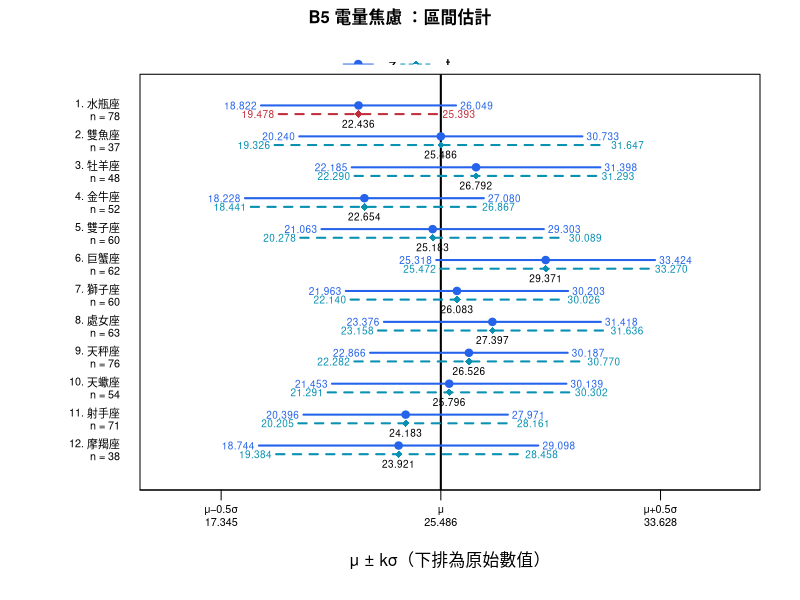

Here is the R script that generated this plot:
# 區間估計與假設檢定：課本範例與十二星座
# 在 RStudio 開啟本檔，將工作目錄設為專案資料夾後 Source。
# 所有區間均為雙側 (1-alpha) CI；尾向只影響假設檢定。
# 以 Base R 即可重現網站平均數、比例及卡方近似檢定。
suppressWarnings(try(Sys.setlocale('LC_CTYPE','English_United States.utf8'),silent=TRUE))
alpha <- .05
tail <- 'two' # 'two'、'left'、'right'
if(!file.exists('data/numeric-summary.csv')) stop('請先把工作目錄設為本專案資料夾')
num <- read.csv('data/numeric-summary.csv',fileEncoding='UTF-8-BOM')
freq <- read.csv('data/category-counts.csv',fileEncoding='UTF-8-BOM')
names_z <- c('水瓶座','雙魚座','牡羊座','金牛座','雙子座','巨蟹座','獅子座','處女座','天秤座','天蠍座','射手座','摩羯座')
p_tail <- function(stat,cdf,tail) {
 if(tail=='left') cdf(stat) else if(tail=='right') cdf(-stat) else 2*cdf(-abs(stat))
}
mean_test <- function(n,xbar,s,mu0,sigma,method='t',alpha=.05,tail='two') {
 se <- if(method=='z') sigma/sqrt(n) else s/sqrt(n)
 ci_cv <- if(method=='z') qnorm(1-alpha/2) else qt(1-alpha/2,n-1)
 cv <- if(method=='z') qnorm(1-alpha/if(tail=='two')2 else 1) else qt(1-alpha/if(tail=='two')2 else 1,n-1)
 stat <- (xbar-mu0)/se
 cdf <- if(method=='z') pnorm else function(q)pt(q,n-1)
 p <- p_tail(stat,cdf,tail)
 data.frame(method,n,xbar,s,mu0,sigma,se,ci_cv,lower=xbar-ci_cv*se,upper=xbar+ci_cv*se,
  statistic=stat,df=if(method=='t')n-1 else NA,critical=cv,p,decision=if(p<alpha)'拒絕 H0' else '保留 H0')
}
numeric_results <- do.call(rbind,lapply(seq_len(nrow(num)),function(i) {
 a<-num[i,]
 do.call(rbind,lapply(c('z','t'),function(m) cbind(variable=a$variable,星座=names_z[a$z],
  mean_test(a$n,a$mean,a$sd,a$mu,a$sigma,m,alpha,tail))))
}))
print(numeric_results,row.names=FALSE)

# 課本數值範例：睡眠時間的摘要由原始 36 筆資料重新計算。
# 已知 sigma=.7，參考 mu0=8；檢查同樣資料下 z 與 t 的不同。
sleep_example <- rbind(mean_test(36,7.5,1,8,.7,'z',alpha,tail),
                       mean_test(36,7.5,1,8,.7,'t',alpha,tail))
cat('\n課本範例：睡眠時間\n');print(sleep_example,row.names=FALSE)

# 類別資料：指定成功事件；Wilson 雙側區間與未修正比例 z 檢定。
proportion_test <- function(x,n,p0,alpha=.05,tail='two') {
 phat<-x/n;se<-sqrt(p0*(1-p0)/n);stat<-(phat-p0)/se;z<-qnorm(1-alpha/2)
 den<-1+z^2/n;center<-(phat+z^2/(2*n))/den
 half<-z*sqrt(phat*(1-phat)/n+z^2/(4*n^2))/den
 p<-p_tail(stat,pnorm,tail)
 data.frame(x,n,phat,p0,se,lower=center-half,upper=center+half,statistic=stat,p,
  decision=if(p<alpha)'拒絕 H0' else '保留 H0',approxOK=n*p0>=5&&n*(1-p0)>=5)
}
category_variable <- 'PhoneBrand'
a<-subset(freq,variable==category_variable)
m<-xtabs(count~z+category,data=a)
p0<-sum(m[,1])/sum(m)
proportion_results<-do.call(rbind,lapply(1:12,function(i)cbind(星座=names_z[i],
 proportion_test(m[i,1],sum(m[i,]),p0,alpha,tail))))
cat('\n比例 z：成功事件 =',colnames(m)[1],'\n');print(proportion_results,row.names=FALSE)

# 卡方獨立性檢定、所選星座對全體比例的適合度示範。
cat('\n卡方獨立性檢定\n');chi_independence<-chisq.test(m,correct=FALSE);print(chi_independence)
cat('\n卡方適合度檢定（水瓶座 vs 全體比例）\n')
chi_gof<-chisq.test(m[1,],p=colSums(m)/sum(m));print(chi_gof)
cat('\n期望次數 E<5 的格子：',sum(chi_independence$expected<5),'/',length(m),'\n')
# 稀疏表：R 的模擬法也可以參考；結果與網站使用不同亂數演算法，不需逐位相同。
# set.seed(20261028);chisq.test(m,simulate.p.value=TRUE,B=5000)
# set.seed(20261028);chisq.test(m[1,],p=colSums(m)/sum(m),simulate.p.value=TRUE,B=5000)

# R 圖：黑色 mu 實線；每星座成對 z/t；端點在外側；sigma 位置刻度。
plot_ci <- function(variable='B5') {
 a<-num[num$variable==variable,];yy<-12:1
 z<-do.call(rbind,lapply(1:12,function(i)mean_test(a$n[i],a$mean[i],a$sd[i],a$mu[i],a$sigma[i],'z',alpha,tail)))
 t<-do.call(rbind,lapply(1:12,function(i)mean_test(a$n[i],a$mean[i],a$sd[i],a$mu[i],a$sigma[i],'t',alpha,tail)))
 if(.Platform$OS.type=='windows') windowsFonts(JhengHei=windowsFont('Microsoft JhengHei'))
 old<-par(no.readonly=TRUE);on.exit({layout(1);par(old)})
 layout(matrix(1:2,ncol=1),heights=c(1.2,10));par(mar=rep(0,4),family=if(.Platform$OS.type=='windows')'JhengHei' else 'sans')
 plot.new();plot.window(c(0,1),c(0,1));text(.5,.75,paste(variable,a$label[1],'：區間估計'),font=2)
 legend(.5,.3,xjust=.5,horiz=TRUE,bty='n',legend=c('z','t'),col=c('#2563eb','#0891b2'),lty=c(1,2),pch=c(19,18))
 par(mar=c(5.5,7,.5,2));rg<-range(z$lower,z$upper,t$lower,t$upper);pad<-diff(rg)*.2
 plot(a$mean,yy,type='n',xlim=rg+c(-pad,pad),ylim=c(.2,12.65),xaxt='n',yaxt='n',xlab='μ ± kσ（下排為原始數值）',ylab='')
 axis(2,at=yy,labels=paste0(1:12,'. ',names_z,'\nn = ',a$n),las=1,cex.axis=.65,gap.axis=-1,tick=FALSE)
 ks<-pretty((par('usr')[1:2]-a$mu[1])/a$sigma[1],5);xx<-a$mu[1]+ks*a$sigma[1]
 labs<-vapply(ks,function(k)if(abs(k)<1e-10)'μ' else paste0('μ',if(k<0)'−' else '+',abs(k),'σ'),character(1))
 axis(1,at=xx,labels=paste(labs,round(xx,3),sep='\n'),cex.axis=.65,gap.axis=-1)
 abline(v=a$mu[1],col='black',lwd=2)
 for(j in 1:2){b<-if(j==1)z else t;y<-yy+if(j==1).14 else -.14
  color<-ifelse(b$lower>a$mu|b$upper<a$mu,'#c32d3b',if(j==1)'#2563eb' else '#0891b2')
  segments(b$lower,y,b$upper,y,col=color,lty=j,lwd=2);points(b$xbar,y,col=color,pch=if(j==1)19 else 18)
  text(b$lower-diff(rg)*.01,y,format(round(b$lower,3),nsmall=3),adj=c(1,.5),cex=.6,col=color)
  text(b$upper+diff(rg)*.01,y,format(round(b$upper,3),nsmall=3),adj=c(0,.5),cex=.6,col=color)}
 text(a$mean,yy-.45,format(round(a$mean,3),nsmall=3),cex=.6)
}
if(!interactive())png('confidence-intervals.png',width=1400,height=1400,res=120)
plot_ci('B5')
if(!interactive())dev.off()
write.csv(numeric_results,'numeric-results.csv',row.names=FALSE,fileEncoding='UTF-8')
cat('\n資料以星座分組，並非隨機分配；全體包含各組，μ、σ 與 p0 在本習作視為已知參考。\n')
cat('保留 H0 不代表證明相等。未作有限母體與多重比較修正。\n')
if(interactive())View(numeric_results,title='區間估計與假設檢定')
